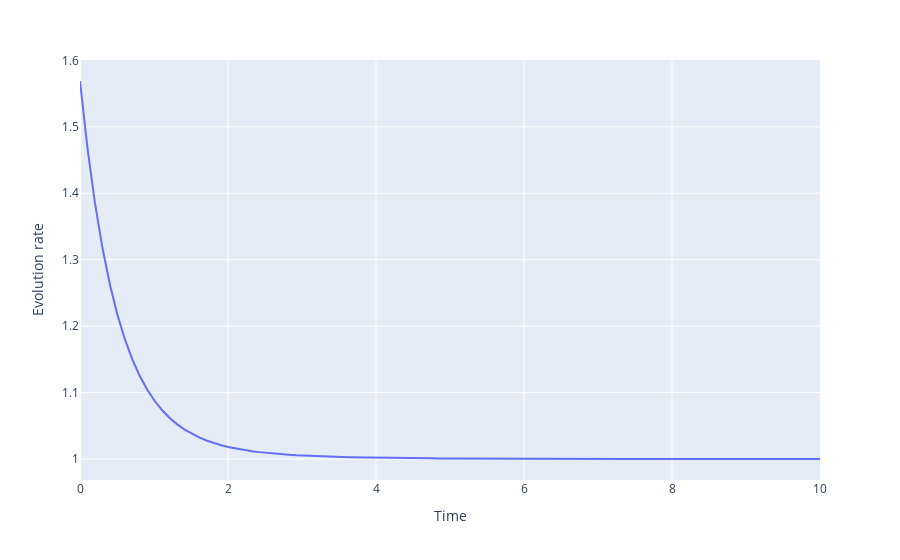

Here is the notebook cell this chart was saved with:
### Code cell
df1 = pd.DataFrame({'Time': t_range_large, 'Evolution rate': mu_range1})
fig1 = px.line(df1, x='Time', y='Evolution rate')
fig1.show()
